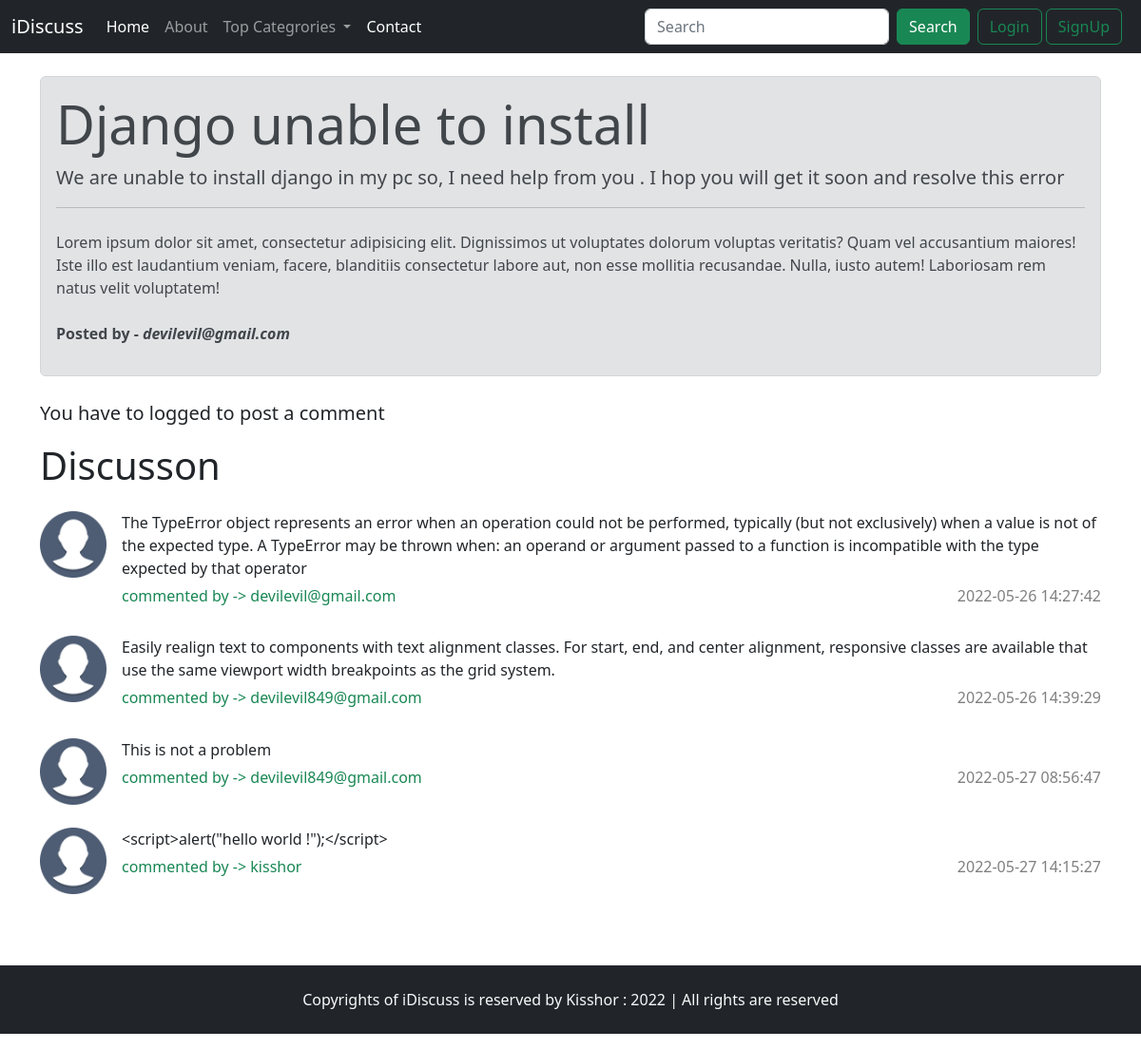
The page /threaditem.php?threadid=1 on the database its author committed.
### tables this page shows
CREATE TABLE `thread` (
  `thread_id` int(7) NOT NULL,
  `thread_title` varchar(300) NOT NULL,
  `thread_desc` text NOT NULL,
  `thread_cat_id` int(7) NOT NULL,
  `thread_user_id` int(7) NOT NULL,
  `time` datetime NOT NULL DEFAULT current_timestamp()
);

CREATE TABLE `users` (
  `sno` int(8) NOT NULL,
  `user_email` varchar(30) NOT NULL,
  `user_pass` varchar(300) NOT NULL,
  `time` datetime NOT NULL DEFAULT current_timestamp()
);

CREATE TABLE `comment` (
  `comment_id` int(8) NOT NULL,
  `comment_content` text NOT NULL,
  `thread_id` int(8) NOT NULL,
  `comment_by` int(8) NOT NULL,
  `comment_time` datetime NOT NULL DEFAULT current_timestamp()
);

### threaditem.php (the view, shortened to what this page needs)
      <?php include('partials/_navbar.php') ?>
      <?php include('partials/_dbconnect.php') ?>
      <?php
      $id = $_GET['threadid'];
      $sql = "SELECT *FROM `thread` WHERE thread_id = $id";
      $result = mysqli_query($conn, $sql);
      $count = mysqli_num_rows($result);
      if ($count>0) {
        while ($row = mysqli_fetch_assoc($result)) {
          $title =  $row['thread_title'];
          $desc =  $row['thread_desc'];
          $thread_user_id = $row['thread_user_id'];
          $sql1 = "SELECT user_email FROM `users` WHERE sno='$thread_user_id'";
          $result1 = mysqli_query($conn, $sql1);
          $row1 = mysqli_fetch_assoc($result1);
          $user_email =  $row1['user_email'];
        }
      }
      ?>
      <div class="container my-4 bg-gray">
          <div class="alert alert-secondary" role="alert">
            <h1 class="display-4"><?php echo $title; ?></h1>
            <p class="lead"> <?php echo $desc; ?>  </p>
            <hr>
            <p class="my-4">Lorem ipsum dolor sit amet, consectetur adipisicing elit. Dignissimos ut voluptates dolorum voluptas veritatis? Quam vel accusantium maiores! Iste illo est laudantium veniam, facere, blanditiis consectetur labore aut, non esse mollitia recusandae. Nulla, iusto autem! Laboriosam rem natus velit voluptatem!</p>
             <p><b>Posted by -<em> <?php echo $user_email; ?></b></em></p>
          </div>
      </div>
        <?php
        if (isset($_SESSION['loggedin']) && $_SESSION['loggedin']==true) {
          echo'<div class="container my-5">
            <h2>Post your comment</h2>
            <form method="POST" action="'.$_SERVER["REQUEST_URI"].'">
              <div class="mb-3">
                <label for="description" class="form-label">Type Your comment</label>
                <textarea type="text" class="form-control" name="comment" rows="3" id="description"></textarea>
                <input type="hidden" name="sno" value="'.$_SESSION["sno"].'">
              </div>
              <button type="submit" name="submit" class="btn btn-success">Post comment</button>
            </form>
          </div>';
        }else{
          echo"<div class='container'>
          <p class='lead'>You have to logged to post a comment</p>
          </div>";
        }
          ?>
      <div class="container hdr">
          <h1>Discusson</h1>
          <?php
            $id = $_GET['threadid'];
            $sql3 = "SELECT *FROM `comment` WHERE thread_id = $id";
            $result = mysqli_query($conn, $sql3);
            $count = mysqli_num_rows($result);
            if ($count>0) {
              while ($row = mysqli_fetch_assoc($result)) {
                $content =  $row['comment_content'];
                $comment_time = $row['comment_time'];
                $comment_by = $row['comment_by'];
                $sql4 = "SELECT user_email FROM `users` WHERE sno='$comment_by'";
                $result4 = mysqli_query($conn, $sql4);
                $row4 = mysqli_fetch_assoc($result4);
                $user_email =  $row4['user_email'];
                echo'<div class="d-flex my-4">
                  <div class="flex-shrink-0">
                      <img src="./img/user.png" width="70px" alt="...">
                  </div>
                  <div class="flex-grow-1 ms-3">
                   '.$content.'
                    <h6 class="font-weight-bold mt-2 text-success"> commented by -> '.$user_email.' <p class="float-end my-0 text-black-50">'.$comment_time.'</p></h6>
                  </div>
                </div>';
                }
          }
          ?>
      </div>
      <?php include('partials/_footer.php') ?>
  </body>
</html>

### partials/_navbar.php (style rules this page uses)
.hdr { min-height: 550px; }

### rows shown on the page
thread: thread_title "Django unable to install", thread_desc "We are unable to install django in my pc so, I need help from you . I hop you will get it soon and resolve this error"
users: user_email "devilevil@gmail.com"
comment: comment_content "The TypeError object represents an error when an operation could not be performed, typically (but not exclusively) when a value is not of the expected type. A TypeError may be thrown when: an operand or argument passed to a function is incompatible with the type expected by that operator", users.user_email "devilevil@gmail.com", comment_time "2022-05-26 14:27:42"
comment: comment_content "Easily realign text to components with text alignment classes. For start, end, and center alignment, responsive classes are available that use the same viewport width breakpoints as the grid system.", users.user_email "devilevil849@gmail.com", comment_time "2022-05-26 14:39:29"
comment: comment_content "This is not a problem", users.user_email "devilevil849@gmail.com", comment_time "2022-05-27 08:56:47"
comment: comment_content "<script>alert(\"hello world !\");</script>", users.user_email "kisshor", comment_time "2022-05-27 14:15:27"
